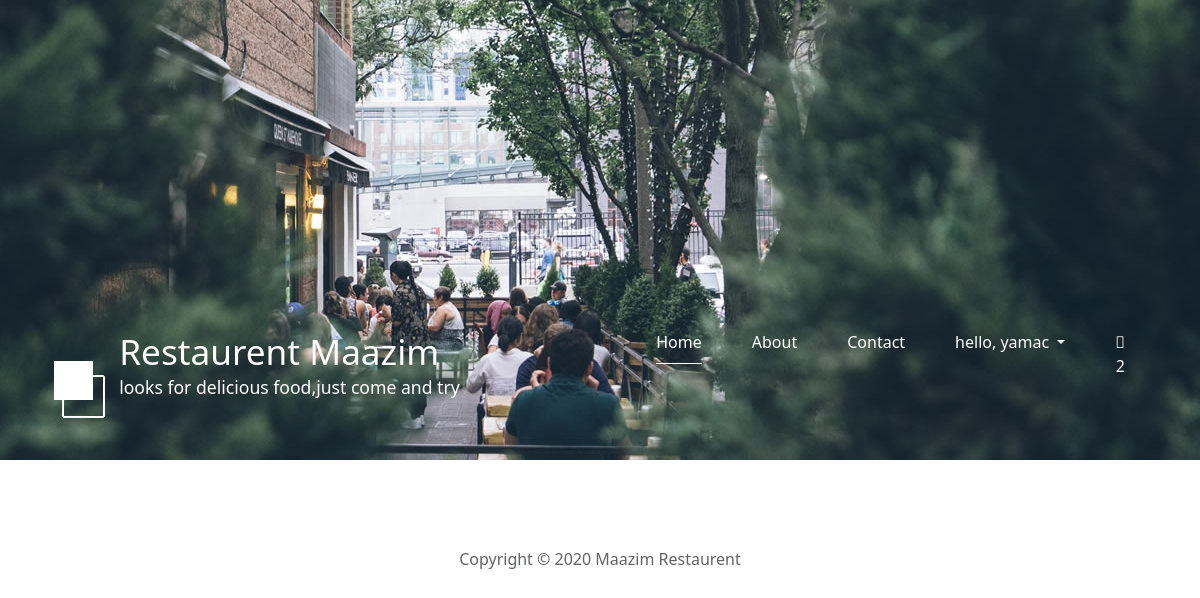
The page / (signed in) on the database as committed earlier.
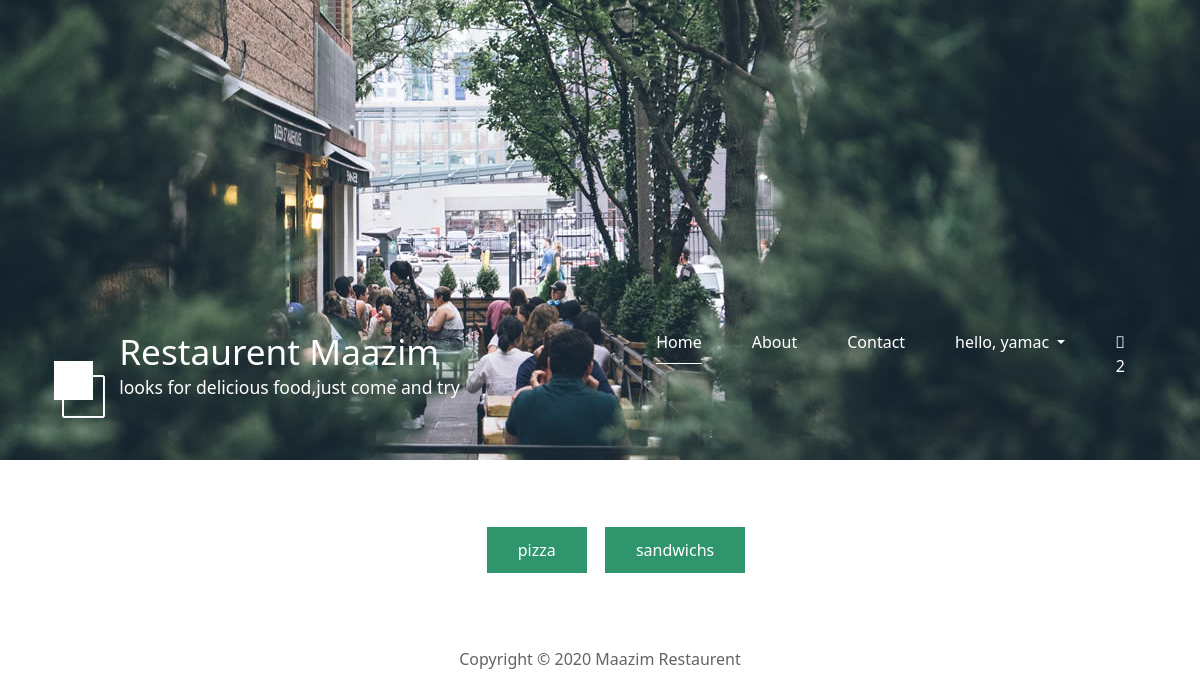
The same page on the database as committed later.
### food/models.py (models this page shows, shortened)
class Category(models.Model):
    title=models.CharField(max_length=100,null=True)
    class Meta:
        verbose_name='category'
        verbose_name_plural='categories'

### home/views.py (the view)
# urls.py: path('', views.index,name="home"),
@login_required(login_url='accounts:login')
def index(request):
    category=Category.objects.all()
    context={'category':category}
    return render(request,'home/index.html',context)

### home/templates/home/index.html (shortened to what this page needs)
{% extends 'home/base.html' %}
{% load static %}
{% block content %}
	<div class="container">
		<main>
			<div class="tm-paging-links">
				<nav>
					<ul>
						{% for item in category %}
						<li class="tm-paging-item"><a href="{% url 'home:category_food' item.id %}" class="tm-paging-link active ">{{item.title}}</a></li>
						{% endfor %}
					</ul>
				</nav>
			</div>
		</main>
</div>
{% endblock %}

Rows that differ between the two databases and show on the page:
added Category: title "pizza"
added Category: title "sandwichs"
